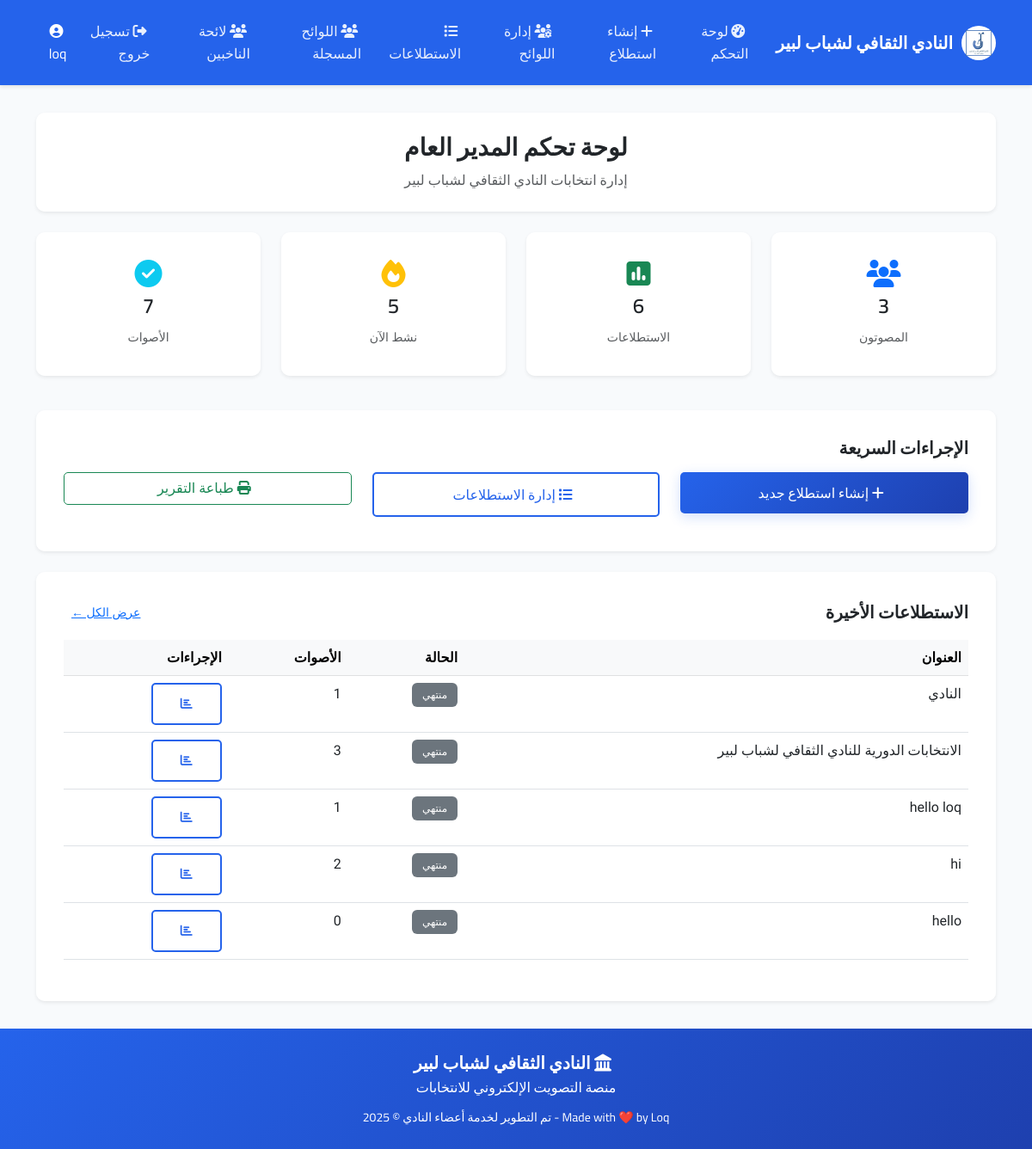
Page /vote-admin/dashboard/ (signed in) on the earlier database version.
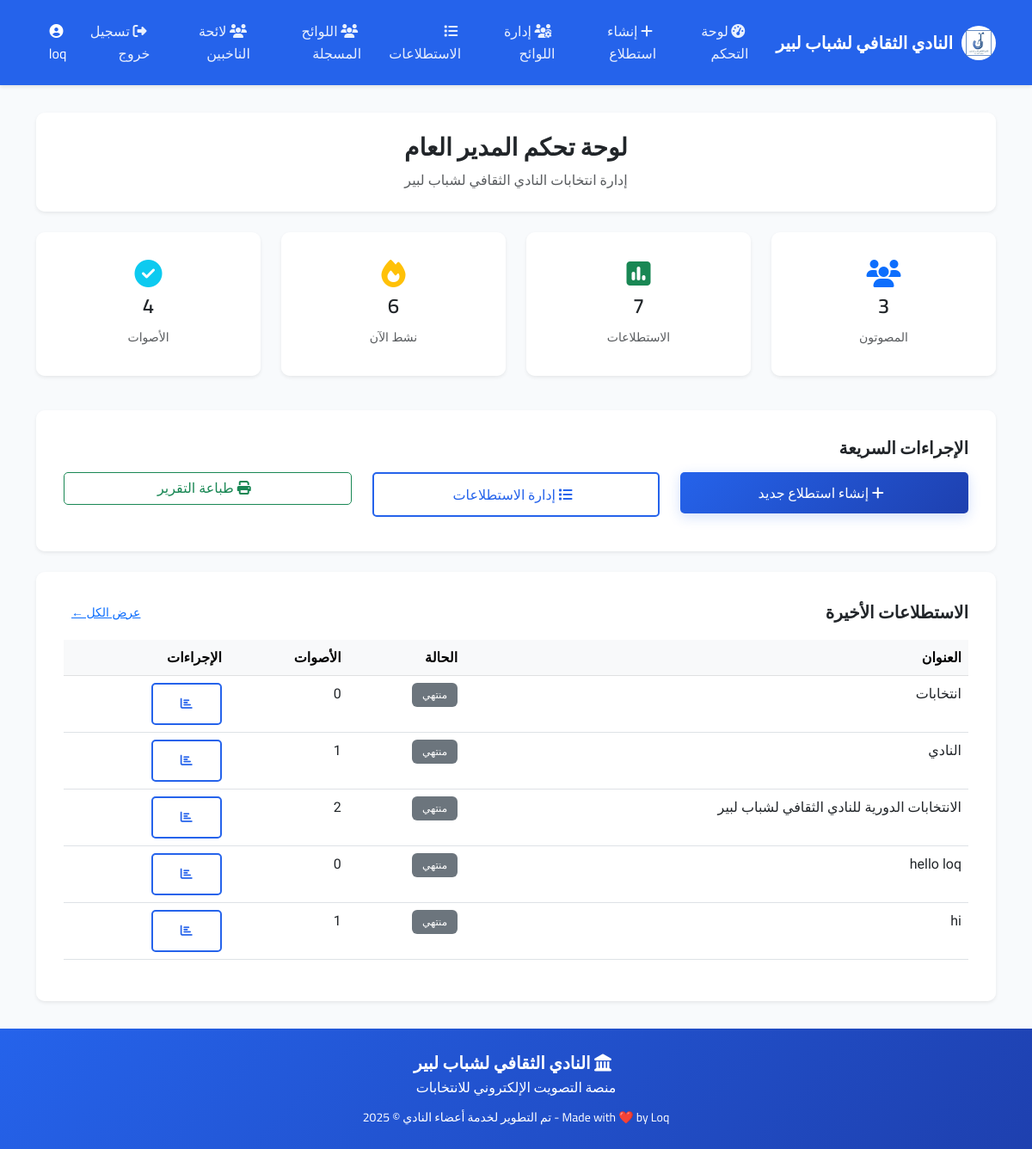
Same page on the later database version.
### voting/models.py (models this page shows, shortened)
class Poll(models.Model):
    STATUS_CHOICES = [
        ('draft', 'Draft'),
        ('scheduled', 'Scheduled'),
        ('active', 'Active'),
        ('closed', 'Closed'),
    ]
    id = models.UUIDField(primary_key=True, default=uuid.uuid4, editable=False)
    title = models.CharField(max_length=200)
    description = models.TextField(blank=True, null=True)
    start_time = models.DateTimeField()
    end_time = models.DateTimeField()
    created_by = models.ForeignKey(CustomUser, on_delete=models.CASCADE, related_name='created_polls')
    status = models.CharField(max_length=15, choices=STATUS_CHOICES, default='draft')
    created_at = models.DateTimeField(auto_now_add=True)
    updated_at = models.DateTimeField(auto_now=True)
    class Meta:
        ordering = ['-created_at']
    def is_active(self):
        now = timezone.now()
        return self.start_time <= now <= self.end_time and self.status == 'active'
    def is_upcoming(self):
        return timezone.now() < self.start_time and self.status == 'scheduled'
    def get_total_votes(self):
        return Vote.objects.filter(poll=self).count()

### voting/views.py (the view)
# urls.py: path('vote-admin/dashboard/', views.admin_dashboard_view, name='admin_dashboard'),
@login_required
def admin_dashboard_view(request):
    if request.user.user_type != 'super_admin':
        messages.error(request, 'ليس لديك صلاحية للوصول إلى لوحة التحكم')
        return redirect('dashboard')
    total_users = CustomUser.objects.filter(user_type='user').count()
    total_polls = Poll.objects.count()
    active_polls = Poll.objects.filter(status='active').count()
    total_votes = Vote.objects.count()
    verified_users_count = CustomUser.objects.filter(user_type='user', is_phone_verified=True).count()
    verified_users = round((verified_users_count / total_users * 100) if total_users > 0 else 0)
    recent_polls = Poll.objects.all().order_by('-created_at')[:10]
    context = {
        'total_users': total_users,
        'total_polls': total_polls,
        'active_polls': active_polls,
        'total_votes': total_votes,
        'verified_users': verified_users,
        'recent_polls': recent_polls,
        'can_create_polls': request.user.can_create_polls(),
    }
    return render(request, 'admin/dashboard.html', context)

### voting/models.py (called while the page is built)
    def is_admin(self):
        return self.user_type in ['view_admin', 'super_admin']

    def can_create_polls(self):
        return self.user_type == 'super_admin'

### voting/templates/admin/dashboard.html (shortened to what the changed rows need)
{% extends 'base.html' %}
{% block content %}
<div class="row mb-4">
    <div class="col-md-3 col-6 mb-3">
        <div class="card border-0 shadow-sm">
            <div class="card-body text-center">
                <i class="fas fa-poll fa-2x text-success mb-2"></i>
                <h4>{{ total_polls }}</h4>
                <small class="text-muted">الاستطلاعات</small>
            </div>
        </div>
    </div>
    <div class="col-md-3 col-6 mb-3">
        <div class="card border-0 shadow-sm">
            <div class="card-body text-center">
                <i class="fas fa-fire fa-2x text-warning mb-2"></i>
                <h4>{{ active_polls }}</h4>
                <small class="text-muted">نشط الآن</small>
            </div>
        </div>
    </div>
    <div class="col-md-3 col-6 mb-3">
        <div class="card border-0 shadow-sm">
            <div class="card-body text-center">
                <i class="fas fa-check-circle fa-2x text-info mb-2"></i>
                <h4>{{ total_votes }}</h4>
                <small class="text-muted">الأصوات</small>
            </div>
        </div>
    </div>
</div>
<div class="row">
    <div class="col-12">
        <div class="card border-0 shadow-sm">
            <div class="card-body">
                {% if recent_polls %}
                    <div class="table-responsive">
                        <table class="table table-hover">
                            <thead class="table-light">
                                <tr>
                                    <th>العنوان</th>
                                    <th>الحالة</th>
                                    <th>الأصوات</th>
                                    <th>الإجراءات</th>
                                </tr>
                            </thead>
                            <tbody>
                                {% for poll in recent_polls|slice:":5" %}
                                    <tr>
                                        <td>{{ poll.title }}</td>
                                        <td>
                                            {% if poll.is_active %}
                                                <span class="badge bg-success">نشط</span>
                                            {% elif poll.is_upcoming %}
                                                <span class="badge bg-warning">مجدول</span>
                                            {% else %}
                                                <span class="badge bg-secondary">منتهي</span>
                                            {% endif %}
                                        </td>
                                        <td>{{ poll.get_total_votes }}</td>
                                        <td>
                                            <a href="{% url 'poll_results' poll.id %}" class="btn btn-sm btn-outline-primary">
                                                <i class="fas fa-chart-bar"></i>
                                            </a>
                                        </td>
                                    </tr>
                                {% endfor %}
                            </tbody>
                        </table>
                    </div>
                {% endif %}
            </div>
        </div>
    </div>
</div>
{% endblock %}

Differences in the rows shown:
no longer on this page (row unchanged): Poll: title "hello", shows "منتهي", get_total_votes "0"
added Poll: title "انتخابات", shows "منتهي", get_total_votes "0"
computed for Poll "الانتخابات الدورية للنادي الثقافي لشباب لبير": get_total_votes "3" → "2"
computed for Poll "hello loq": get_total_votes "1" → "0"
computed for Poll "hi": get_total_votes "2" → "1"
Other differences:
{{ total_polls }}: "6" → "7"
{{ active_polls }}: "5" → "6"
{{ total_votes }}: "7" → "4"
